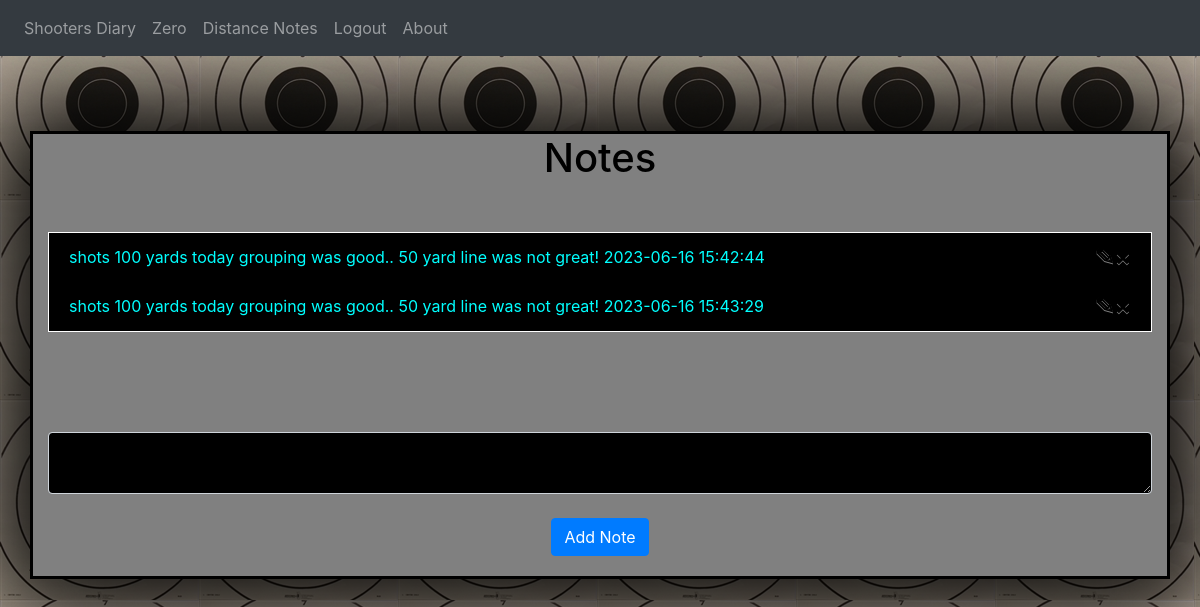
Page / (signed in) on the earlier database version.
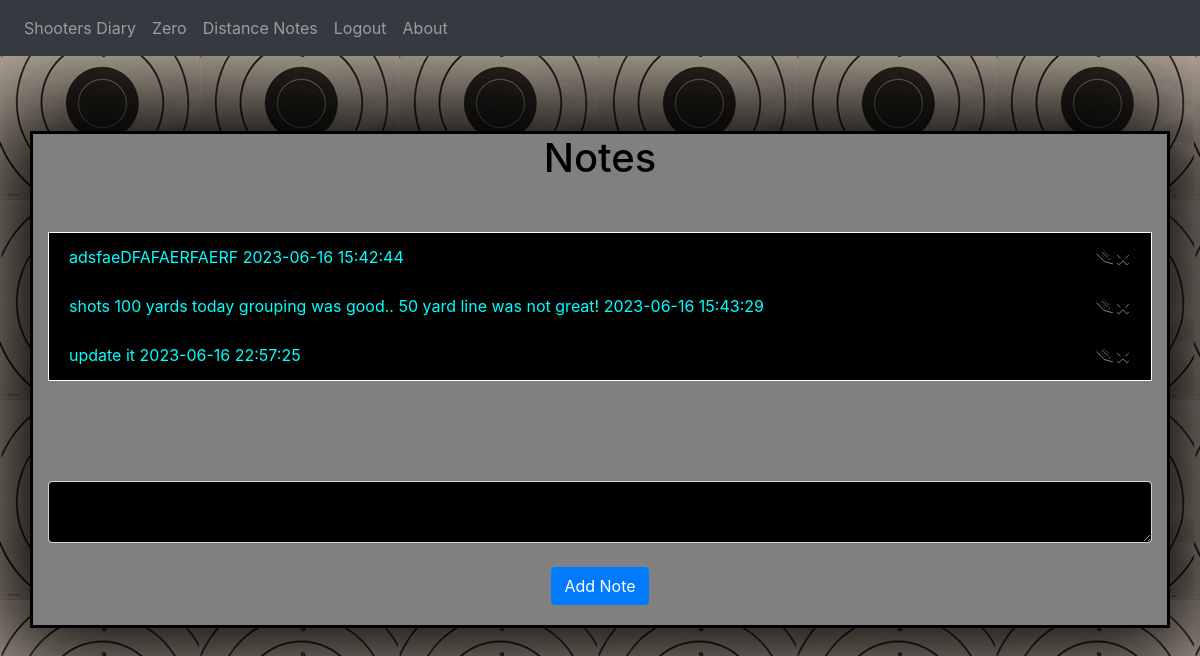
Same page on the later database version.
### website/models.py (models this page shows)
class Note(db.Model):
    id = db.Column(db.Integer, primary_key=True)
    data = db.Column(db.String(10000))
    date = db.Column(db.DateTime(timezone=True), default=func.now())
    user_id = db.Column(db.Integer, db.ForeignKey('user.id'))

### website/views.py (the view, shortened to what this page needs)
@views.route('/', methods=['GET', 'POST'])
@login_required
def home():
    return render_template("notes.html", user=current_user)

### website/__init__.py (called while the page is built)
def create_app():
    app = Flask(__name__)
    app.config['SECRET_KEY'] = 'darkchaos'
    app.config['SQLALCHEMY_DATABASE_URI'] = f"sqlite:///{DB_NAME}"
    db.init_app(app)
    from .views import views
    from .auth import auth
    app.register_blueprint(views, url_prefix='/')
    app.register_blueprint(auth, url_prefix='/')
    from . import models
    from .models import User
    login_manager = LoginManager()
    login_manager.login_view = 'auth.login'
    login_manager.init_app(app)
    @login_manager.user_loader
    def load_user(id):
        return User.query.get(int(id))
    with app.app_context():
        db.create_all()
    return app

### website/templates/notes.html (shortened to what this page needs)
{% extends "index.html" %}
{% block content %}
<h1 align="center">Notes</h1>
<ul class="list-group list-group-flush" id="notes">
    {% for note in user.notes %}
    <li class="list-group-item">
        {{ note.data }}
        {{ note.date}}
        <button type="button" class="close" onClick="deleteNote({{ note.id }})">
            <span aria-hidden="true">&times;</span>
        </button>
        <button class="close" onClick="showOrHide({{ note.id }})"><span aria-hidden="true">&#9998;</span></button>
    </li>
    {% endfor %}
</ul>
<form method="POST">
    <textarea name="note" id="note" class="form-control"></textarea>
    <br />
    <div align="center">
        <button type="submit" class="btn btn-primary">Add Note</button>
    </div>
</form>
{% endblock %}

### website/templates/index.html (shortened to what this page needs)
<!DOCTYPE html>
<html lang="en">
<head>
    <link
      rel="stylesheet"
      href="https://stackpath.bootstrapcdn.com/bootstrap/4.4.1/css/bootstrap.min.css"
    />
    <link
      rel="stylesheet"
      href="https://stackpath.bootstrapcdn.com/font-awesome/4.7.0/css/font-awesome.min.css"
    />
    <link
     rel="stylesheet"
     type="text/css"
     href="{{ url_for('static', filename='style.css' )}}">
</head>
<body>
    <nav class="navbar navbar-expand-lg navbar-dark bg-dark">
        <div class="collapse navbar-collapse" id="navbar">
            <div class="navbar-nav">
              {% if user.is_authenticated %}
              <a class="nav-item nav-link" id="home" href="/"> Shooters Diary </a>
              <a class="nav-item nav-link" id="zero" href="/zero"> Zero </a>
              <a class="nav-item nav-link" id="zero" href="/distance"> Distance Notes </a>
              <a class="nav-item nav-link" id="logout" href="/logout"> Logout </a>
              <a class="nav-item nav-link" id="about" href="/about"> About</a>
              {% else %}
               <a class="nav-item nav-link" id="login" href="/login"> Shooter Login </a>
               <a class="nav-item nav-link" id="signUp" href="/sign-up"> Shooter Sign-up</a>
               <a class="nav-item nav-link" id="about" href="/about"> About</a>
               {% endif %}
            </div>
        </div>
    </nav>
    <div class="container">
        {% block content %} {% endblock %}
    </div>
</body>
</html>

### website/static/style.css (style rules this page uses)
body { background-image: url("./images/B23-1.jpg"); }
h1 { color:black; margin-bottom: 50px; }
.form-control { background-color: black; color: aqua; }
.list-group { background-color: black; color: aqua; border: solid 1px white; margin-bottom: 100px; }
.list-group-item { background-color: black; color: aqua; }
.container { margin-top: 75px; background-color: gray; border: solid 3px black; box-shadow: 0px 0px 100px 35px black; }
.btn { margin-bottom: 20px; }
::placeholder { color: red; }

Differences in the rows shown:
changed Note: data "shots 100 yards today grouping was good.. 50 yard line was not great!" → "adsfaeDFAFAERFAERF"
added Note: data "update it", date "2023-06-16 22:57:25"
